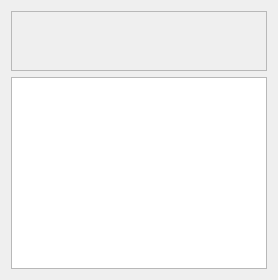
      <widget class="QWidget" name="wise_page">
       <layout class="QGridLayout" name="gridLayout_21">
        <item row="0" column="0">
         <widget class="QFrame" name="frame_15">
          <property name="minimumSize">
           <size>
            <width>0</width>
            <height>60</height>
           </size>
          </property>
          <property name="maximumSize">
           <size>
            <width>16777215</width>
            <height>80</height>
           </size>
          </property>
          <property name="frameShape">
           <enum>QFrame::StyledPanel</enum>
          </property>
          <property name="frameShadow">
           <enum>QFrame::Raised</enum>
          </property>
          <layout class="QGridLayout" name="gridLayout_20">
           <item row="0" column="0">
            <widget class="QLabel" name="irsalabel_wise">
             <property name="minimumSize">
              <size>
               <width>90</width>
               <height>40</height>
              </size>
             </property>
             <property name="maximumSize">
              <size>
               <width>90</width>
               <height>40</height>
              </size>
             </property>
             <property name="text">
              <string/>
             </property>
             <property name="pixmap">
              <pixmap resource="../icon.qrc">:/icon/icon/irsa.png</pixmap>
             </property>
             <property name="scaledContents">
              <bool>true</bool>
             </property>
            </widget>
           </item>
           <item row="0" column="1">
            <widget class="QLabel" name="wiselabel">
             <property name="minimumSize">
              <size>
               <width>90</width>
               <height>40</height>
              </size>
             </property>
             <property name="maximumSize">
              <size>
               <width>90</width>
               <height>40</height>
              </size>
             </property>
             <property name="text">
              <string/>
             </property>
             <property name="pixmap">
              <pixmap resource="../icon.qrc">:/icon/icon/WISE_logo.png</pixmap>
             </property>
             <property name="scaledContents">
              <bool>true</bool>
             </property>
            </widget>
           </item>
          </layout>
         </widget>
        </item>
        <item row="1" column="0">
         <widget class="QTableWidget" name="wise_tableWidget">
          <property name="editTriggers">
           <set>QAbstractItemView::NoEditTriggers</set>
          </property>
         </widget>
        </item>
       </layout>
      </widget>
